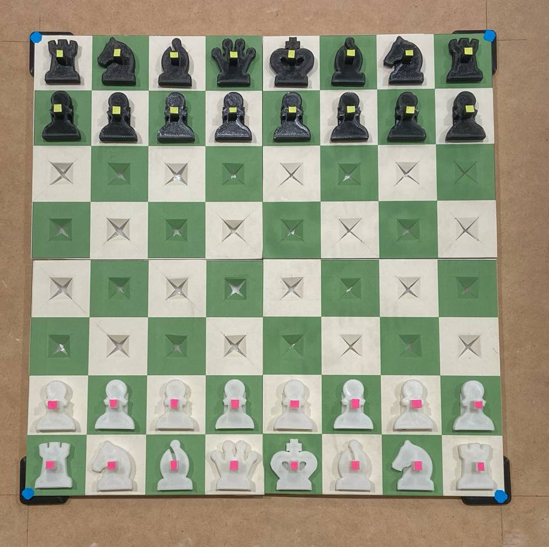
#> input picture computer_vision/piecereal/colourboard3.png, 549 x 547 px, found by its file name
$ python corner.py
#> lines starting #> are read from the running program, lines starting #| are printed output that depends on the picture; after the words box and inside, x2 and y2 are one past the last pixel; in counts of white or black regions, pixels touching at a corner belong together
import cv2
import numpy as np

def detect_blue_corners(image_path, show_result=True):
#> called with image_path = 'piecereal/colourboard3.png', show_result = True
    img = cv2.imread(image_path)
#> img is the input picture: shape (547, 549, 3); mean B, G, R 129.6, 151.8, 150.6
    if img is None:
        raise FileNotFoundError(f"Image not found: {image_path}")
    h, w = img.shape[:2]
#> h = 547; w = 549

    # Convert to HSV
    hsv = cv2.cvtColor(img, cv2.COLOR_BGR2HSV)
#> hsv: shape (547, 549, 3); mean H, S, V 38.4, 56.5, 161.8

    # HSV range for blue
    lower_blue = np.array([90, 50, 50])
    upper_blue = np.array([130, 255, 255])
    mask = cv2.inRange(hsv, lower_blue, upper_blue)
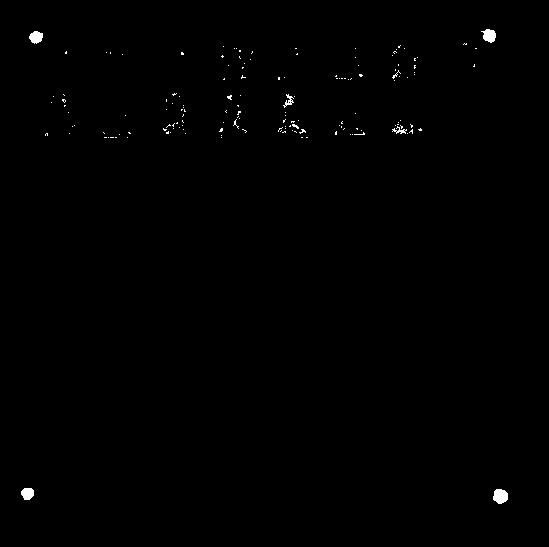
#> mask: shape (547, 549); 0.39% white; 150 white regions (144 under 20 px), largest, box (x1, y1, x2, y2) and area: (493, 489, 508, 504) 177, (481, 29, 496, 43) 143, (29, 31, 43, 44) 132, (21, 488, 34, 500) 126, (283, 94, 294, 108) 58, (392, 126, 407, 134) 49

    # Morphological clean-up
    kernel = np.ones((3,3), np.uint8)
    mask = cv2.morphologyEx(mask, cv2.MORPH_OPEN, kernel)
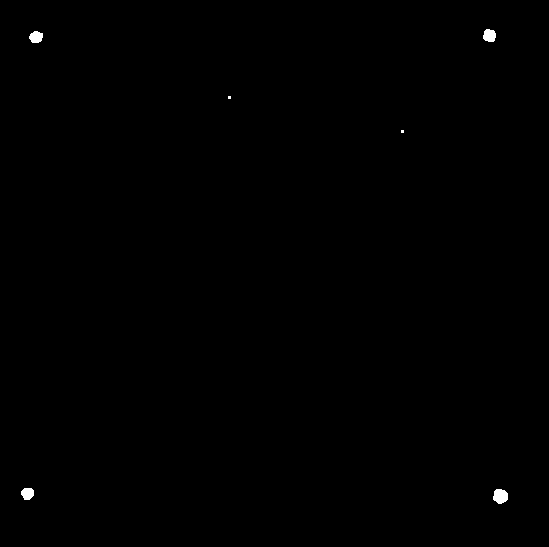
#> mask: shape (547, 549); 0.2% white; 6 white regions (2 under 20 px)

    # Find contours
    contours, _ = cv2.findContours(mask, cv2.RETR_EXTERNAL, cv2.CHAIN_APPROX_SIMPLE)
#> contours = 6 contours, 2 with area under 20; largest, box (x1, y1, x2, y2) and area: (493, 489, 508, 504) 156, (483, 29, 496, 42) 118, (29, 31, 43, 43) 111, (21, 488, 34, 500) 108

    # Define image corners
    image_corners = {
        "TL": (0, 0),
        "TR": (w, 0),
        "BL": (0, h),
        "BR": (w, h)
    }
    max_distance = min(w, h) * 0.15  # Threshold: 15% of size
#> max_distance = 82.05

    found_corners = {}

    for cnt in contours:
        M = cv2.moments(cnt)
        if M['m00'] == 0:
            continue
        cx = int(M['m10'] / M['m00'])
        cy = int(M['m01'] / M['m00'])
        point = (cx, cy)

        # Check if this point is close to any corner
        for label, corner in image_corners.items():
            dist = np.linalg.norm(np.array(point) - np.array(corner))
            if dist < max_distance and label not in found_corners:
                found_corners[label] = point
                break
#> this loop made 6 passes
#> (cx, cy) on passes 1, 2, 5, 6: (500, 495), (27, 493), (35, 36), (489, 35)
#> (cnt, cx, cy) on passes 3 to 4: ([[401, 130], [401, 132], [403, 132], [403, 130]], 402, 131), ([[228, 96], [228, 98], [230, 98], [230, 96]], 229, 97)
#> after the loop, found_corners = {'BR': (500, 495), 'BL': (27, 493), 'TL': (35, 36), 'TR': (489, 35)}

    # Ensure all 4 corners were found
    ordered_labels = ["TL", "TR", "BL", "BR"]
    ordered_points = [found_corners.get(lbl, None) for lbl in ordered_labels]
#> ordered_points = [(35, 36), (489, 35), (27, 493), (500, 495)]


    if show_result:
        for point in ordered_points:
            cv2.circle(img, point, 10, (0, 255, 0), 2)
#> this loop made 4 passes
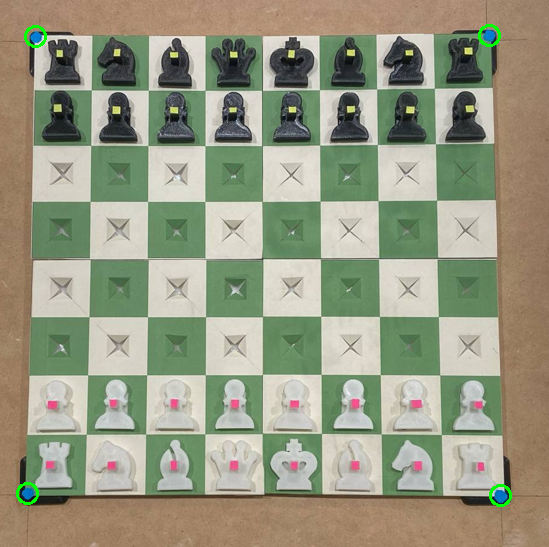
#> img: shape (547, 549, 3); 0.26% of pixels changed, all inside (x1, y1, x2, y2) = (16, 24, 512, 507)
        print("Ordered Corners (TL, TR, BL, BR):", ordered_points)
#| Ordered Corners (TL, TR, BL, BR): [(35, 36), (489, 35), (27, 493), (500, 495)]
        cv2.imshow("Detected Corners", img)
        cv2.imshow("Blue Mask", mask)
        cv2.waitKey(0)
        cv2.destroyAllWindows()


    return ordered_points

# Example usage
if __name__ == "__main__":
    detect_blue_corners("piecereal/colourboard3.png")
